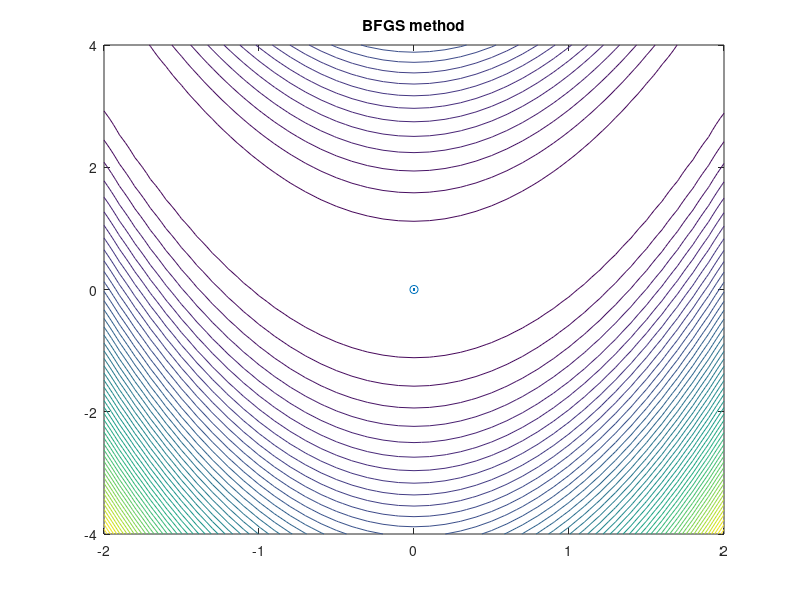

The MATLAB script that drew this image: (Note: this script raises an error after producing the figure.)
% function [result] = BFGS (x,y)
clear; clc; close all; 
eps = 10e-3;
H = -eye(2)+1e-5; 

% x = [0,0]+eps; % keep division from zero early on
x = [0;0]; 
% ls parameters: 
ai = 0.01; a_1 = 1e-2; alpha = 10; track = x; 
%H1 is H(k+1). Not sure how to concatenate hessians in a matrix. 

p = zeros(2,1); 
g = zeros(2,1);
s = zeros(2,1);
y = zeros(2,1);
r = zeros(2,1); 
k= 1;

b = 4;
st = 0.1; 
[X,Y] = meshgrid(-b/2:st:b/2, -b:st:b);
z=100*(Y-X.^2).^2+(1-X).^2; 
contour(X,Y,z,50,'ShowText','off');
hold on;
scatter(x(1,:),x(2,:)); 
plot(x(1,:),x(2,:)); 
title('BFGS method'); 
% hold off; 

while norm( fi_(x(:,k)) ) > eps && k~=10
    
%     H = inv(H); 
    p(:,k) = -H*fi_(x(:,k));  %search direction p 
    
    alpha = ls(x(:,k),track,alpha,a_1,H); 
%     alpha = power(1/k,1e-4);
%     if k <= 2   
%         alpha = 1e-2;
%     else 
%         alpha = 1e-3; 
%     end 
    a_1 = alpha; 
    track = x(:,k); 
    
    x(:,k+1) = x(:,k)+alpha*p(:,k);
    s(:,k) = x(:,k+1)-x(:,k);
    
    g(:,k) = fi_(x(:,k));
    g(:,k+1) = fi_(x(:,k+1)); 
    
    y(:,k) = g(:,k+1)-g(:,k);
    r = 1/(y(:,k)'*s(:,k)); 
    
    %BFGS part 
    psy = r*s(:,k)*y(:,k)'; 
    pys = r*y(:,k)*s(:,k)'; 
    H = (eye(size(H))-psy)*H*(eye(size(H))-pys)+r*s(:,k)*s(:,k)'; 
    k = k+1; 
    
    scatter(x(1,:),x(2,:)); 
    plot(x(1,:),x(2,:)); 
    pause(0.5); 
end 

% b = 10;
% st = 0.1; 
% [X,Y] = meshgrid(-b/2:st:b/2, -b:st:b);
% 
% z=100*(Y-X.^2).^2+(1-X).^2; 
% 
% contour(X,Y,z,50,'ShowText','off');
% hold on;
% scatter(x(1,:),x(2,:)); 
% plot(x(1,:),x(2,:)); 
% title('BFGS method'); 
% hold off; 